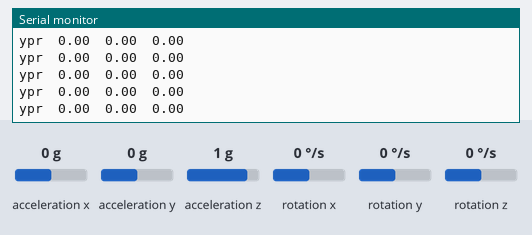
A sketch run on a simulated Arduino Uno, built with avr-gcc and run on an emulated ATmega328P. On the bench: the last lines printed to the serial monitor. The inputs (shaded band) are chosen by the test bench; at power-on: acceleration x 0 g, acceleration y 0 g, acceleration z 1 g, rotation z 0 °/s, rotation x 0 °/s, rotation y 0 °/s.

Above: at 1.7 s.
1.8 s: acceleration x set to 0.8 g
At 2.9 s:
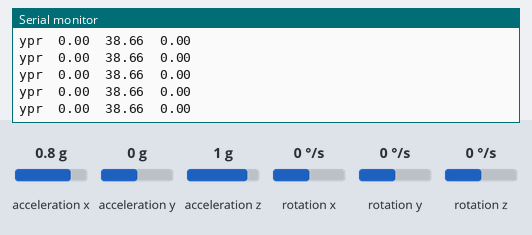
4.8 s: acceleration y set to -1.4 g
At 5.6 s:
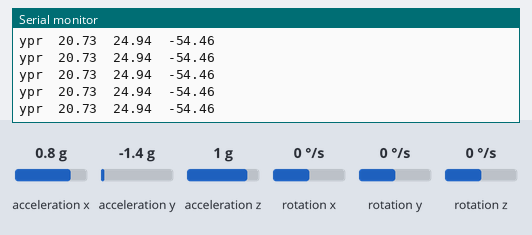
6.3 s: acceleration z set to -1.4 g
At 7.1 s:
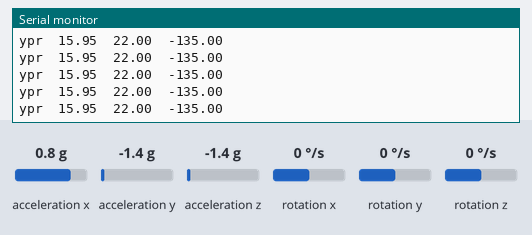
7.8 s: rotation z set to -192 °/s
At 8.9 s:
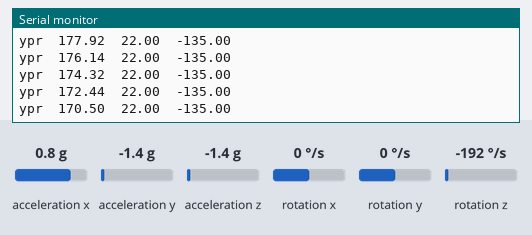
9.3 s: rotation z set to 0 °/s
At 9.9 s:
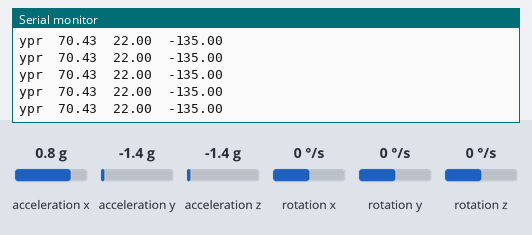
12.3 s: rotation z set to -100 °/s
At 13.3 s:
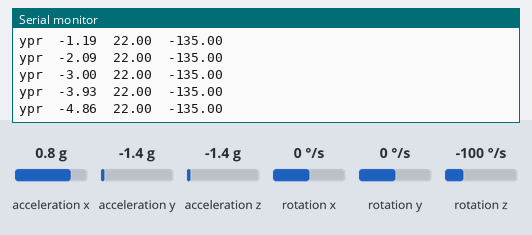
Timing chart, 0 to 15.3 s (numbered marks = the images above; inputs shaded):
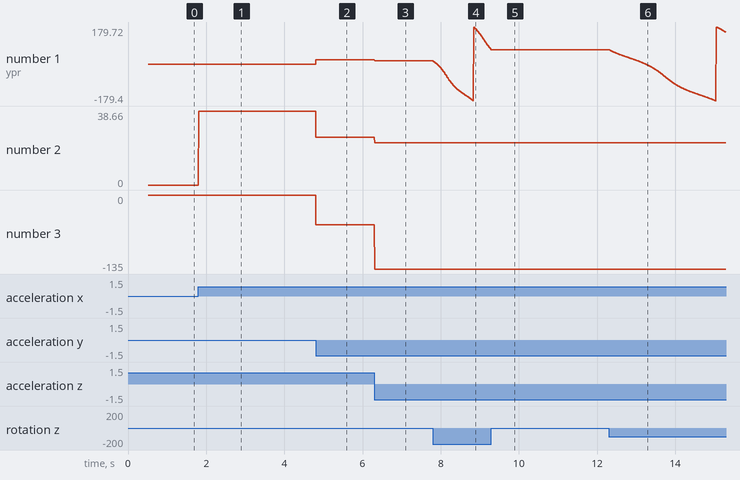

Measured:
- after the input at 1.8 s, the serial monitor: prints a new line at once (image 1)
- after the input at 4.8 s, the serial monitor: prints a new line at once (image 2)
- after the input at 6.3 s, the serial monitor: prints a new line at once (image 3)
- after the input at 7.8 s, the serial monitor: prints a new line at once (image 4)
- after the input at 12.3 s, the serial monitor: prints a new line at once (image 6)
- plotted number 1: 0 → 20.73 after the input at 4.8 s, 20.73 → 15.95 after the input at 6.3 s, 15.95 → 70.43 after the input at 7.8 s, 70.43 → 40.24 after the input at 12.3 s
- plotted number 2: 0 → 38.66 after the input at 1.8 s, 38.66 → 24.94 after the input at 4.8 s, 24.94 → 22 after the input at 6.3 s
- plotted number 3: 0 → -54.46 after the input at 4.8 s, -54.46 → -135 after the input at 6.3 s

The sketch:

VeryCutDownMPU6050.ino
```cpp
#include "I2Cdev.h"

#include "MPU6050_6Axis_MotionApps20.h"
//#include "MPU6050.h" // not necessary if using MotionApps include file

// Arduino Wire library is required if I2Cdev I2CDEV_ARDUINO_WIRE implementation
// is used in I2Cdev.h

    #include "Wire.h"


// class default I2C address is 0x68
// specific I2C addresses may be passed as a parameter here
// AD0 low = 0x68 (default for SparkFun breakout and InvenSense evaluation board)
// AD0 high = 0x69
MPU6050 mpu;
//MPU6050 mpu(0x69); // <-- use for AD0 high


#define OUTPUT_READABLE_YAWPITCHROLL


#define INTERRUPT_PIN 2  // use pin 2 on Arduino Uno & most boards
#define LED_PIN 13 // (Arduino is 13, Teensy is 11, Teensy++ is 6)
bool blinkState = false;

// MPU control/status vars
bool dmpReady = false;  // set true if DMP init was successful
uint8_t mpuIntStatus;   // holds actual interrupt status byte from MPU
uint8_t devStatus;      // return status after each device operation (0 = success, !0 = error)
uint16_t packetSize;    // expected DMP packet size (default is 42 bytes)
uint16_t fifoCount;     // count of all bytes currently in FIFO
uint8_t fifoBuffer[64]; // FIFO storage buffer

// orientation/motion vars
Quaternion q;           // [w, x, y, z]         quaternion container
VectorInt16 aa;         // [x, y, z]            accel sensor measurements
VectorInt16 aaReal;     // [x, y, z]            gravity-free accel sensor measurements
VectorInt16 aaWorld;    // [x, y, z]            world-frame accel sensor measurements
VectorFloat gravity;    // [x, y, z]            gravity vector
float euler[3];         // [psi, theta, phi]    Euler angle container
float ypr[3];           // [yaw, pitch, roll]   yaw/pitch/roll container and gravity vector

// packet structure for InvenSense teapot demo
uint8_t teapotPacket[14] = { '$', 0x02, 0,0, 0,0, 0,0, 0,0, 0x00, 0x00, '\r', '\n' };


// ================================================================
// ===               INTERRUPT DETECTION ROUTINE                ===
// ================================================================

volatile bool mpuInterrupt = false;     // indicates whether MPU interrupt pin has gone high
void dmpDataReady() {
    mpuInterrupt = true;
}


// ================================================================
// ===                      INITIAL SETUP                       ===
// ================================================================

void setup() {
    // join I2C bus (I2Cdev library doesn't do this automatically)

        Wire.begin();
        Wire.setClock(400000); // 400kHz I2C clock. Comment this line if having compilation difficulties


    // initialize serial communication
    // (115200 chosen because it is required for Teapot Demo output, but it's
    // really up to you depending on your project)
    Serial.begin(115200);
    while (!Serial); // wait for Leonardo enumeration, others continue immediately


    // initialize device
    Serial.println(F("Initializing I2C devices..."));
    mpu.initialize();
    pinMode(INTERRUPT_PIN, INPUT);

    // verify connection
    Serial.println(F("Testing device connections..."));
    Serial.println(mpu.testConnection() ? F("MPU6050 connection successful") : F("MPU6050 connection failed"));


    // load and configure the DMP
    Serial.println(F("Initializing DMP..."));
    devStatus = mpu.dmpInitialize();

    // supply your own gyro offsets here, scaled for min sensitivity
    mpu.setXGyroOffset(139);
    mpu.setYGyroOffset(-56);
    mpu.setZGyroOffset(-1);
    mpu.setZAccelOffset(1726); // 1688 factory default for my test chip

    // make sure it worked (returns 0 if so)
    if (devStatus == 0) {
        // Calibration Time: generate offsets and calibrate our MPU6050
        mpu.CalibrateAccel(6);
        mpu.CalibrateGyro(6);
        mpu.PrintActiveOffsets();
        // turn on the DMP, now that it's ready
        Serial.println(F("Enabling DMP..."));
        mpu.setDMPEnabled(true);
        /*
        // enable Arduino interrupt detection
        Serial.print(F("Enabling interrupt detection (Arduino external interrupt "));
        Serial.print(digitalPinToInterrupt(INTERRUPT_PIN));
        Serial.println(F(")..."));
        attachInterrupt(digitalPinToInterrupt(INTERRUPT_PIN), dmpDataReady, RISING);
        mpuIntStatus = mpu.getIntStatus();
        */
        // set our DMP Ready flag so the main loop() function knows it's okay to use it
        Serial.println(F("DMP ready! Waiting for first interrupt..."));
        dmpReady = true;

        // get expected DMP packet size for later comparison
        packetSize = mpu.dmpGetFIFOPacketSize();
    } else {
        // ERROR!
        // 1 = initial memory load failed
        // 2 = DMP configuration updates failed
        // (if it's going to break, usually the code will be 1)
        Serial.print(F("DMP Initialization failed (code "));
        Serial.print(devStatus);
        Serial.println(F(")"));
    }


}


// ================================================================
// ===                    MAIN PROGRAM LOOP                     ===
// ================================================================

void loop() {
    // if programming failed, don't try to do anything
    if (!dmpReady) return;
    // read a packet from FIFO
    if (mpu.dmpGetCurrentFIFOPacket(fifoBuffer)) { // Get the Latest packet


        #ifdef OUTPUT_READABLE_YAWPITCHROLL
            // display Euler angles in degrees
            mpu.dmpGetQuaternion(&q, fifoBuffer);
            mpu.dmpGetGravity(&gravity, &q);
            mpu.dmpGetYawPitchRoll(ypr, &q, &gravity);

            Serial.print("ypr\t");
            Serial.print(ypr[0] * 180/M_PI);
            Serial.print("\t");
            Serial.print(ypr[1] * 180/M_PI);
            Serial.print("\t");
            Serial.println(ypr[2] * 180/M_PI);
        #endif


    }
}
```
